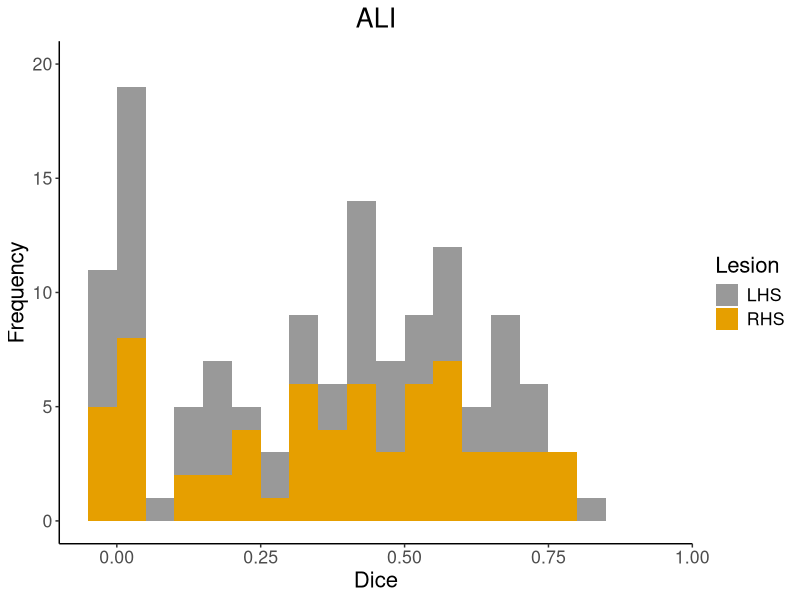
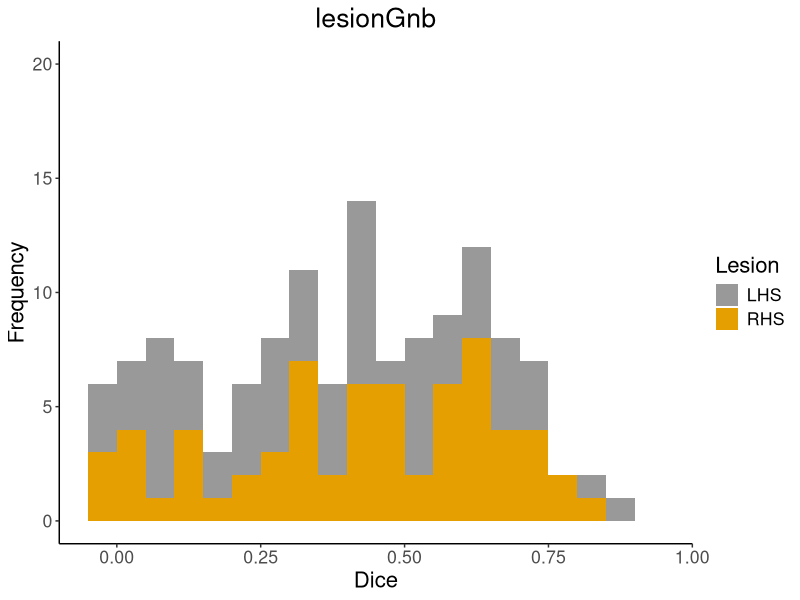
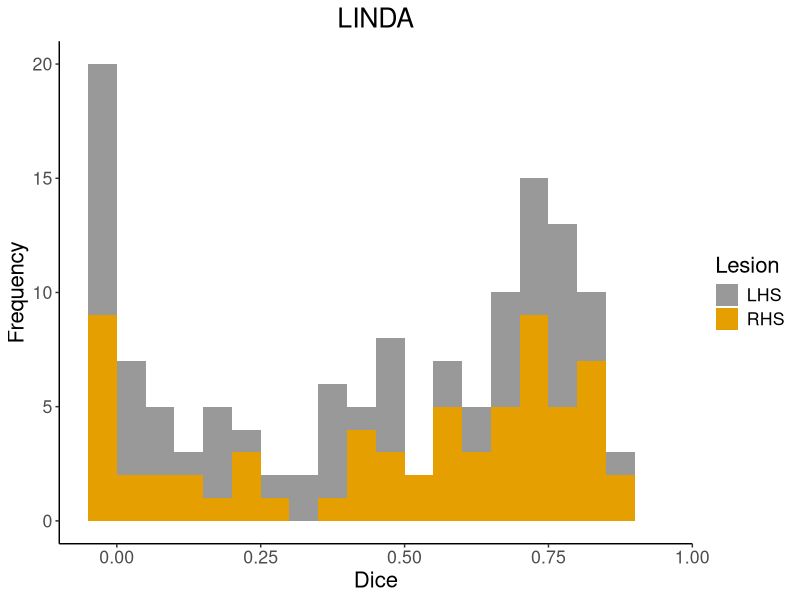
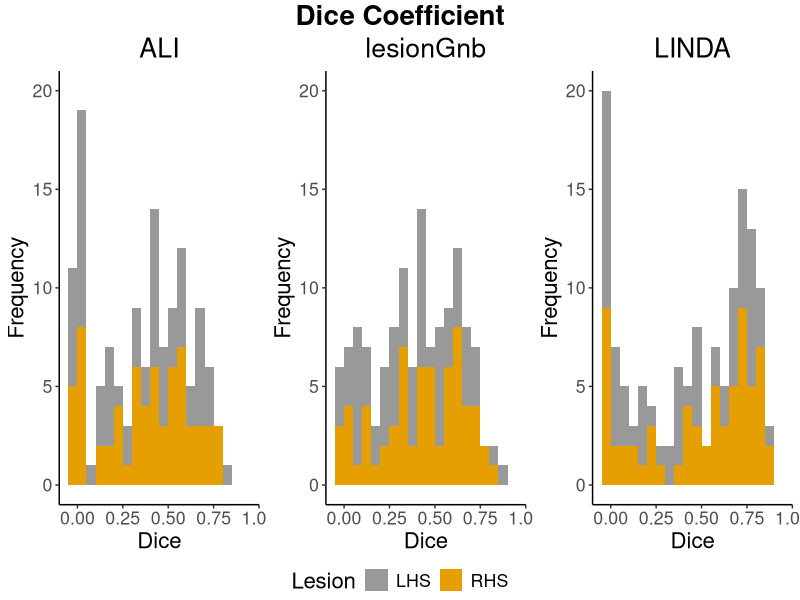
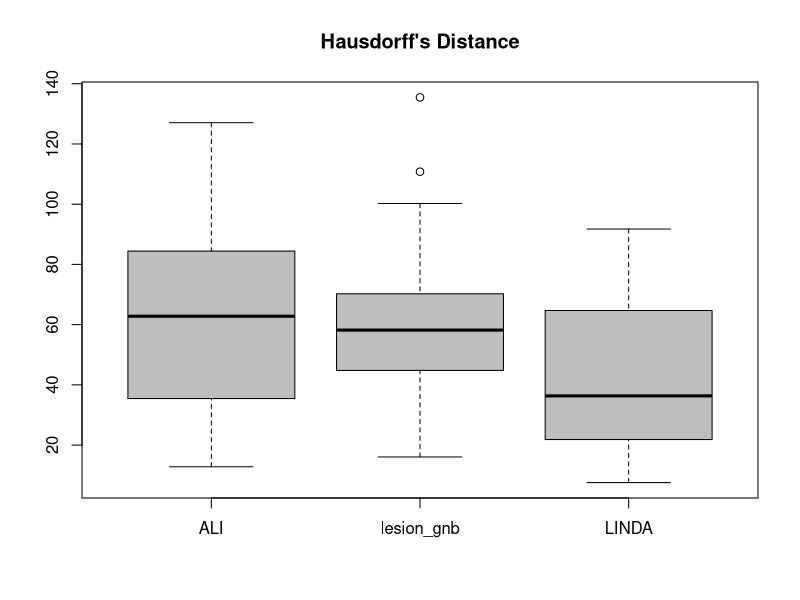
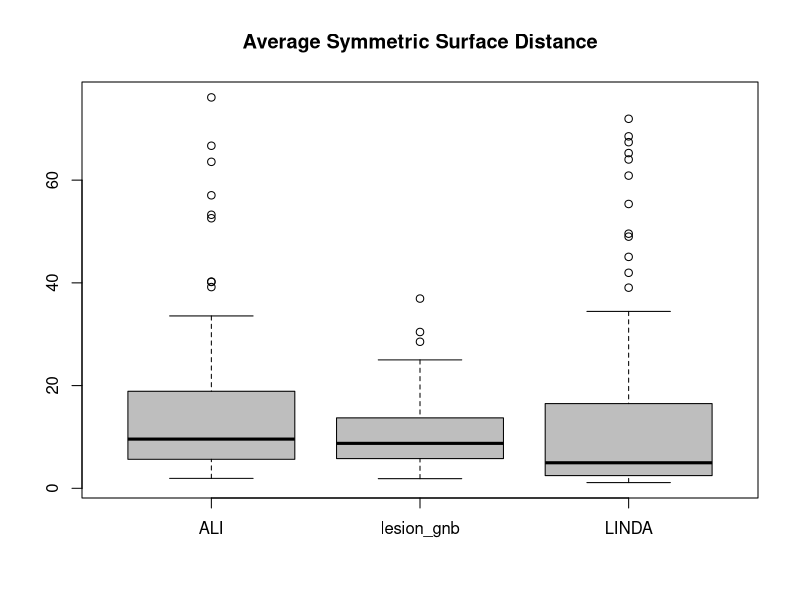
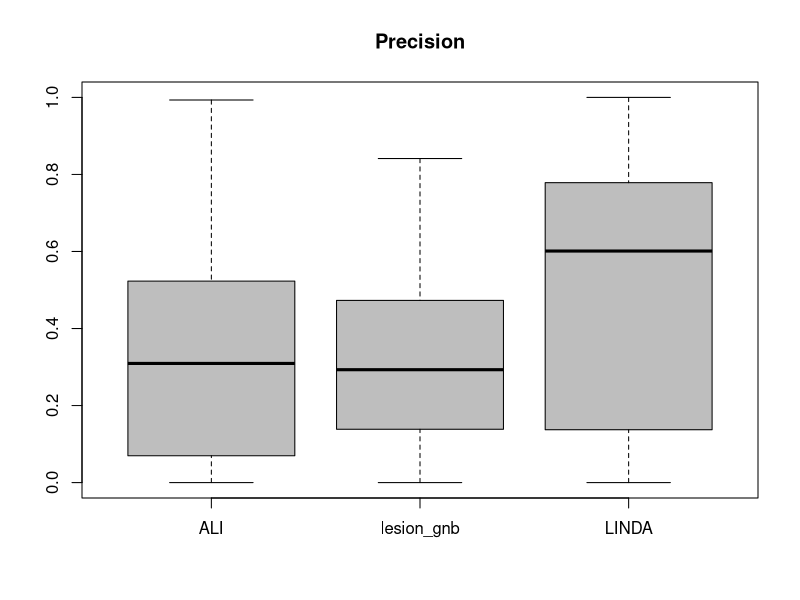
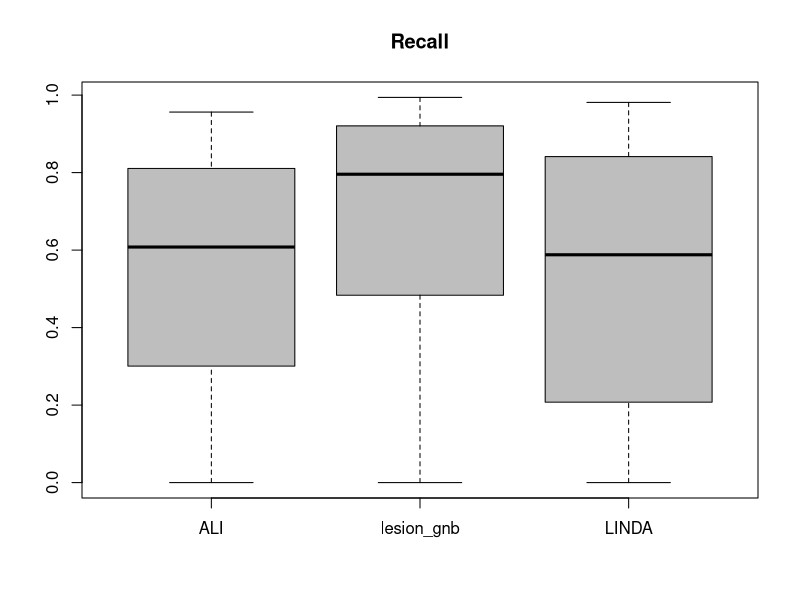

The R script that drew these images, in order:
## ---- chunk 1
library(data.table)
library(ggplot2)
require(gridExtra)
library(ggsignif)
library(ggpubr)
## ---- chunk 2
#setwd('')
dataFile <- read.csv("./Image_Metrics_132subj.csv")
cbPalette <- c("#999999", "#E69F00", "#56B4E9", "#009E73", "#F0E442", "#0072B2", "#D55E00", "#CC79A7")

attach(dataFile)

dataFile$lesion.x <- as.factor(dataFile$lesion.x)
## ---- chunk 3
summary(dataFile$ALI_DC)

(dc1=ggplot(dataFile, aes(x=ALI_DC, fill=lesion.x))+
  theme_classic() + scale_fill_manual(values=cbPalette) +
  theme(text=element_text(size=16),
    plot.title = element_text(hjust = 0.5),
    panel.grid.major = element_blank(),
    panel.grid.minor = element_blank()) +
  stat_bin(breaks=c(-0.05, seq(0.00000001,1.0, by=0.05))) +
  labs(y="Frequency",
       x="Dice",
       title="ALI",
       fill="Lesion") +
  ylim(c(0,20)))

## ---- chunk 4
summary(dataFile$lesion_gnb_DC)


(dc2=ggplot(dataFile, aes(x=lesion_gnb_DC, fill=lesion.x)) +
  theme_classic() + scale_fill_manual(values=cbPalette) +
  theme(text=element_text(size=16),
        plot.title = element_text(hjust = 0.5),
        panel.grid.major = element_blank(),
        panel.grid.minor = element_blank()) +
  stat_bin(breaks=c(-0.05, seq(0.00000001,1.0, by=0.05))) +
  labs(y="Frequency",
       x="Dice",
       title="lesionGnb",
       fill="Lesion") +
  ylim(c(0,20)))
## ---- chunk 5
summary(dataFile$linda_DC)

(dc3=ggplot(dataFile, aes(x=linda_DC, fill=lesion.x))+
  theme_classic() + 
  scale_fill_manual(values=cbPalette) +
  theme(text=element_text(size=16),
    plot.title = element_text(hjust = 0.5),
    panel.grid.major = element_blank(),
    panel.grid.minor = element_blank()) +
  stat_bin(breaks=c(-0.05, seq(0.00000001,1.0, by=0.05))) +
  labs(y="Frequency",
       x="Dice",
       title="LINDA",
       fill="Lesion") +
  ylim(c(0,20)))


fig=ggarrange(dc1,dc2,dc3,ncol=3,common.legend=TRUE,legend="bottom")
annotate_figure(fig,top=text_grob("Dice Coefficient", face="bold",size=20))
ggsave("./figure2_a.tiff",dpi=300,width = 8,height=3)
## ---- chunk 6

DataTable<-matrix(c(dataFile$ALI_DC,dataFile$lesion_gnb_DC,dataFile$linda_DC),ncol=3)
friedman.test(DataTable)


cat('Pairwise Comparisons (bonferonni corrected)')
wilcox.test(dataFile$ALI_DC,dataFile$lesion_gnb_DC,paired=TRUE)
wilcox.test(dataFile$ALI_DC,dataFile$lesion_gnb_DC,paired=TRUE)$p.value*3

wilcox.test(dataFile$ALI_DC,dataFile$linda_DC,paired=TRUE)

wilcox.test(dataFile$ALI_DC,dataFile$linda_DC,paired=TRUE)$p.value*3

wilcox.test(dataFile$linda_DC,dataFile$lesion_gnb_DC,paired=TRUE)
wilcox.test(dataFile$linda_DC,dataFile$lesion_gnb_DC,paired=TRUE)$p.value*3

## ---- chunk 7

boxplot(dataFile$ALI_HD,dataFile$lesion_gnb_HD,dataFile$linda_HD,names=c("ALI","lesion_gnb","LINDA"), col="gray")
title("Hausdorff's Distance")

sprintf("HD ALI")
summary(dataFile$ALI_HD)
sprintf("HD LesionGNB")
summary(dataFile$lesion_gnb_HD)
sprintf("HD Linda")
summary(dataFile$linda_HD)

DataTable<-matrix(c(dataFile$ALI_HD,dataFile$lesion_gnb_HD,dataFile$linda_HD),ncol=3)



friedman.test(DataTable)

wilcox.test(dataFile$ALI_HD,dataFile$lesion_gnb_HD,paired=TRUE)
wilcox.test(dataFile$ALI_HD,dataFile$lesion_gnb_HD,paired=TRUE)$p.value*3


wilcox.test(dataFile$ALI_HD,dataFile$linda_HD,paired=TRUE)
wilcox.test(dataFile$ALI_HD,dataFile$linda_HD,paired=TRUE)$p.value*3

wilcox.test(dataFile$linda_HD,dataFile$lesion_gnb_HD,paired=TRUE)
wilcox.test(dataFile$linda_HD,dataFile$lesion_gnb_HD,paired=TRUE)$p.value*3


## ---- chunk 8

boxplot(dataFile$ALI_ASSD,dataFile$lesion_gnb_ASSD,dataFile$linda_ASSD,names=c("ALI","lesion_gnb","LINDA"),col="gray")
title("Average Symmetric Surface Distance")

sprintf("ASSD ALI")
summary(dataFile$ALI_ASSD)
sprintf("ASSD LesionGNB")
summary(dataFile$lesion_gnb_ASSD)
sprintf("ASSD Linda")
summary(dataFile$linda_ASSD)

DataTable<-matrix(c(dataFile$ALI_ASSD,dataFile$lesion_gnb_ASSD,dataFile$linda_ASSD),ncol=3)


friedman.test(DataTable)
wilcox.test(dataFile$ALI_ASSD,dataFile$lesion_gnb_ASSD,paired=TRUE)
wilcox.test(dataFile$ALI_ASSD,dataFile$lesion_gnb_ASSD,paired=TRUE)$p.value*3

wilcox.test(dataFile$ALI_ASSD,dataFile$linda_ASSD,paired=TRUE)
wilcox.test(dataFile$ALI_ASSD,dataFile$linda_ASSD,paired=TRUE)$p.value*3

wilcox.test(dataFile$linda_ASSD,dataFile$lesion_gnb_ASSD,paired=TRUE)
wilcox.test(dataFile$linda_ASSD,dataFile$lesion_gnb_ASSD,paired=TRUE)$p.value*3
## ---- chunk 9

boxplot(dataFile$ALI_Precision,dataFile$lesion_gnb_Precision,dataFile$linda_Precision,names=c("ALI","lesion_gnb","LINDA"),col="gray")
title("Precision")

sprintf("Prec ALI")
summary(dataFile$ALI_Precision)
sprintf("Prec LesionGNB")
summary(dataFile$lesion_gnb_Precision)
sprintf("Prec Linda")
summary(dataFile$linda_Precision)

DataTable<-matrix(c(dataFile$ALI_Precision,dataFile$lesion_gnb_Precision,dataFile$linda_Precision),ncol=3)
friedman.test(DataTable)

wilcox.test(dataFile$ALI_Precision,dataFile$lesion_gnb_Precision,paired=TRUE)
wilcox.test(dataFile$ALI_Precision,dataFile$lesion_gnb_Precision,paired=TRUE)$p.value*3


wilcox.test(dataFile$ALI_Precision,dataFile$linda_Precision,paired=TRUE)
wilcox.test(dataFile$ALI_Precision,dataFile$linda_Precision,paired=TRUE)$p.value*3


wilcox.test(dataFile$linda_Precision,dataFile$lesion_gnb_Precision,paired=TRUE)
wilcox.test(dataFile$linda_Precision,dataFile$lesion_gnb_Precision,paired=TRUE)$p.value*3

## ---- chunk 10

boxplot(dataFile$ALI_Recall,dataFile$lesion_gnb_Recall,dataFile$linda_Recall,names=c("ALI","lesion_gnb","LINDA"), col="gray")
title("Recall")

sprintf("Recall ALI")
summary(dataFile$ALI_Recall)
sprintf("Recall LesionGNB")
summary(dataFile$lesion_gnb_Recall)
sprintf("Recall Linda")
summary(dataFile$linda_Recall)


DataTable<-matrix(c(dataFile$ALI_Recall,dataFile$lesion_gnb_Recall,dataFile$linda_Recall),ncol=3)
friedman.test(DataTable)

wilcox.test(dataFile$ALI_Recall,dataFile$lesion_gnb_Recall,paired=TRUE)
wilcox.test(dataFile$ALI_Recall,dataFile$lesion_gnb_Recall,paired=TRUE)$p.value*3


wilcox.test(dataFile$ALI_Recall,dataFile$linda_Recall,paired=TRUE)
wilcox.test(dataFile$ALI_Recall,dataFile$linda_Recall,paired=TRUE)$p.value*3


wilcox.test(dataFile$linda_Recall,dataFile$lesion_gnb_Recall,paired=TRUE)
wilcox.test(dataFile$linda_Recall,dataFile$lesion_gnb_Recall,paired=TRUE)$p.value*3
